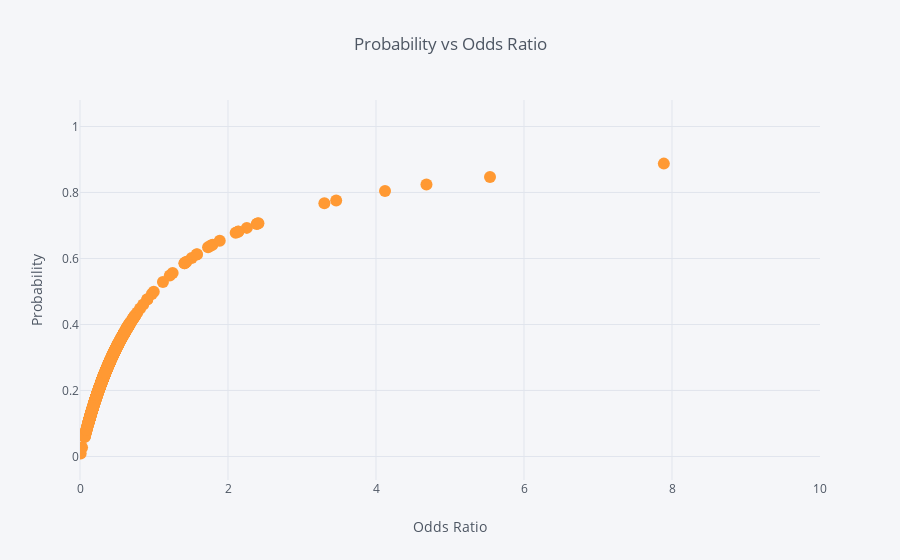

The cell this chart's notebook holds for it:
### Code cell
yhat.sample(1000).iplot(x='odds_ratio', y='probability', xTitle='Odds Ratio', yTitle='Probability', 
                        title='Probability vs Odds Ratio', 
                        mode='markers', xrange=(0, 10))

### Figure 1 — Plotly figure (JSON) as saved in the notebook; plotly's stock layout.template omitted (floating-point values rounded to 4 significant figures; data arrays with more than 128 entries replaced by an {"elided": "..."} marker saying what was removed)
{"data": [{"line": {"color": "rgba(255, 153, 51, 1.0)", "dash": "solid", "shape": "linear", "width": 1.3}, "marker": {"size": 12, "symbol": "circle"}, "mode": "markers", "name": "probability", "text": "", "type": "scatter", "uid": "e79ac19a-e73f-4335-b944-dcd3d7e6edb2", "x": {"elided": "1000 float values"}, "y": {"elided": "1000 float values"}}], "layout": {"legend": {"bgcolor": "#F5F6F9", "font": {"color": "#4D5663"}}, "paper_bgcolor": "#F5F6F9", "plot_bgcolor": "#F5F6F9", "title": {"font": {"color": "#4D5663"}, "text": "Probability vs Odds Ratio"}, "xaxis": {"gridcolor": "#E1E5ED", "range": [0, 10], "showgrid": true, "tickfont": {"color": "#4D5663"}, "title": {"font": {"color": "#4D5663"}, "text": "Odds Ratio"}, "zerolinecolor": "#E1E5ED"}, "yaxis": {"gridcolor": "#E1E5ED", "showgrid": true, "tickfont": {"color": "#4D5663"}, "title": {"font": {"color": "#4D5663"}, "text": "Probability"}, "zerolinecolor": "#E1E5ED"}}}
